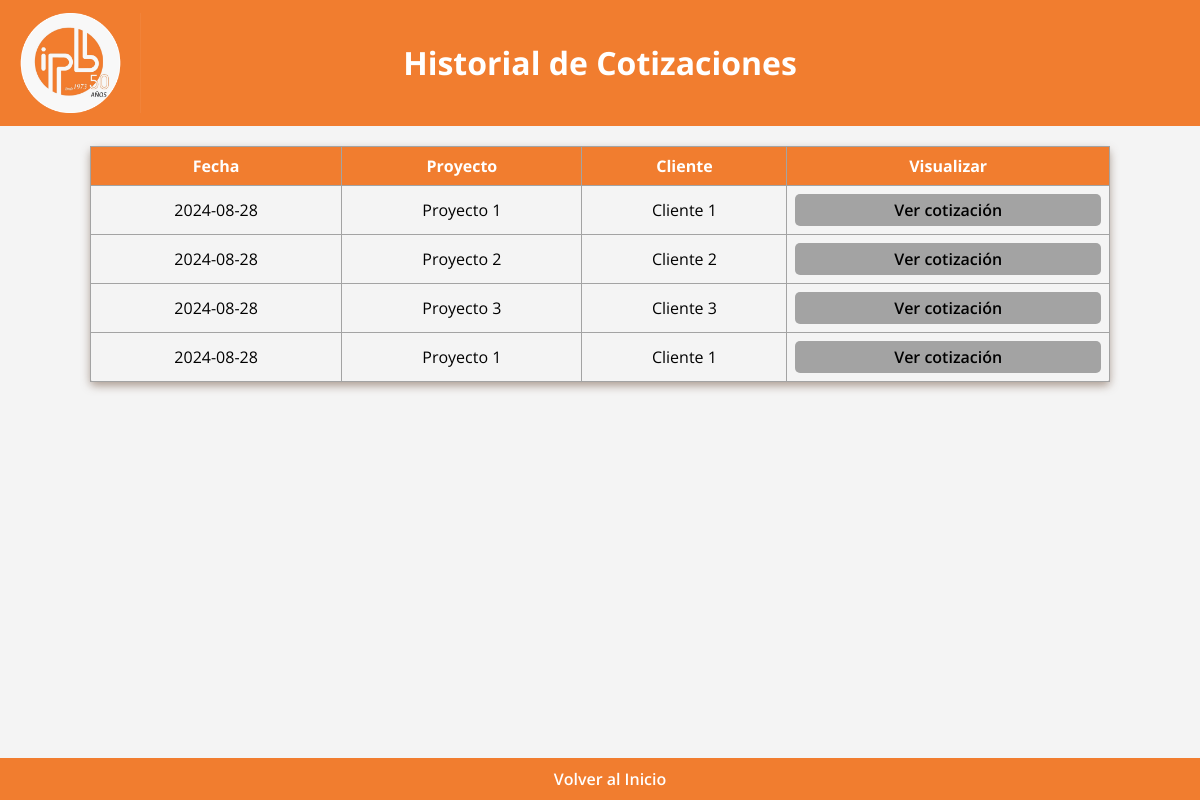
The page /lista_cotizaciones on the database as committed earlier.
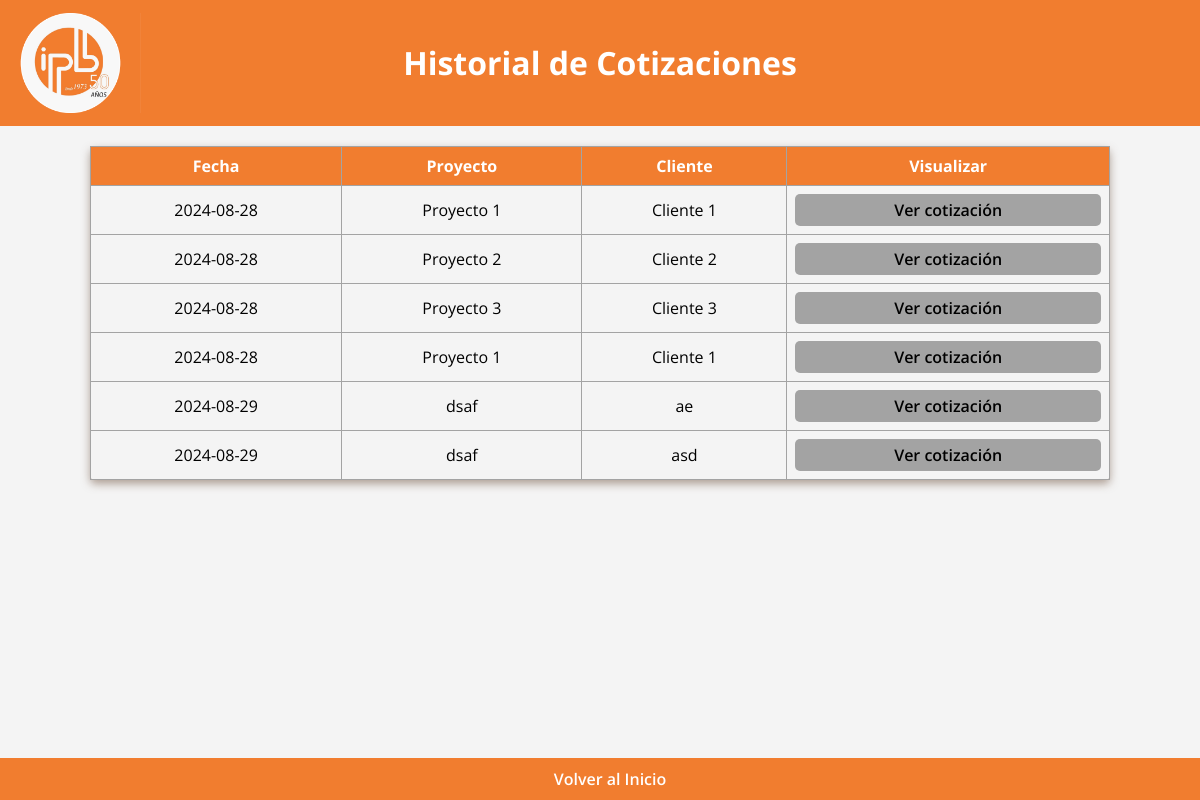
The same page on the database as committed later.
### app.py (models this page shows, shortened)
class Cotizacion(db.Model):
    id = db.Column(db.Integer, primary_key=True)
    fecha = db.Column(db.Date, default=lambda: datetime.now(pytz.timezone('America/Bogota')).date())
    ciudad = db.Column(db.String(100), nullable=False)
    empresa = db.Column(db.String(100), nullable=False)
    proyecto = db.Column(db.String(100), nullable=False)
    plazo = db.Column(db.String(100), nullable=False)
    entrega = db.Column(db.String(100), nullable=False)
    anticipo = db.Column(db.Integer, nullable=False)
    p_acta = db.Column(db.Integer, nullable=False)
    f_acta = db.Column(db.Integer, nullable=False)
    consecutivo = db.Column(db.Integer, nullable=False)
    version_padre_id = db.Column(db.Integer, db.ForeignKey('cotizacion.id'), nullable=True)
    versiones = db.relationship('Cotizacion', backref=db.backref('version_padre', remote_side=[id]), lazy=True)
    productos_detalle = db.relationship('CotizacionProducto', backref='cotizacion', lazy=True)
    cliente_id = db.Column(db.Integer, db.ForeignKey('cliente.id'), nullable=False)
    cliente = db.relationship('Cliente', backref=db.backref('cotizaciones', lazy=True))
    servicio = db.Column(db.String(1000), nullable=False, default="v")

class Cliente(db.Model):
    id = db.Column(db.Integer, primary_key=True)
    nombre = db.Column(db.String(100), nullable=False)
    celular = db.Column(db.Integer, nullable=False)
    email = db.Column(db.String(100), nullable=False)
    """
    cotizacion_id = db.Column(db.Integer, db.ForeignKey('cotizacion.id'))
    cotizaciones = db.relationship('Cotizacion', back_populates='clienten', order_by='Cotizacion.id')
    """

### app.py (the view)
@app.route('/lista_cotizaciones')
def listar_cotizaciones():
    cotizaciones = Cotizacion.query.all()
    return render_template('lista_cotizaciones.html', cotizaciones=cotizaciones)

### templates/lista_cotizaciones.html (shortened to what this page needs)
<!DOCTYPE html>
<html lang="en">
<head>
    <link rel="stylesheet" href="{{ url_for('static', filename='styleListaCotizaciones.css') }}">
</head>
<body>
    <header>
        <img src="static/logobonito.png" alt="Logo de IPB SAS" class="logobonito">
        <h1>Historial de Cotizaciones</h1>
    </header>
    <table id="myTable" border="1" class="cotizaciones">
        <thead>
            <tr>
                <th>Fecha</th>
                <th>Proyecto</th>
                <th>Cliente</th>
                <th>Visualizar</th>
            </tr>
        </thead>
        <tbody>
            {% for cotizacion in cotizaciones%}
            <tr>
                <td>{{ cotizacion.fecha }}</td>
                <td>{{ cotizacion.proyecto }}</td>
                <td>{{ cotizacion.cliente.nombre }}</td>
                <td><a href="/versiones_cotizacion/{{cotizacion.id}}"class="btn-ver-cotizacion">Ver cotización</a></td>
            </tr>
            {% endfor %}
        </tbody>
    </table>
    <footer>
        <a href="/" class="support-link">Volver al Inicio</a>
    </footer>
</body>
</html>

### static/styleListaCotizaciones.css (style rules this page uses)
body { font-family: 'Open Sans', Arial, sans-serif; margin: 0; padding: 0; box-sizing: border-box; background-color: #f4f4f4; }
header { background-color: #f17d2f; color: white; padding: 20px; text-align: center; position: relative; }
header .logobonito { height: 100px; width: auto; position: absolute; top: 50%; left: 0; transform: translateY(-50%); }
th, td { padding: 8px; text-align: center; border-bottom: 1px solid #a3a3a3; }
th { background-color: #f17d2f; color: white; }
#myTable { border-collapse: collapse; width: 85%; margin: 20px auto; border: 1px solid #a3a3a3; border-radius: 5px; box-shadow: 0 4px 8px #6b4e3a80; }
.btn-ver-cotizacion { display: block; padding: 5px 2px; background-color: #a3a3a3; color: rgb(0, 0, 0); border: none; border-radius: 5px; text-decoration: none; text-align: center; font-weight: 600; cursor: pointer; transition: background-color 0.3s ease; }
footer { background-color: #f17d2f; color: white; padding: 10px; text-align: center; position: fixed; width: 100%; bottom: 0; }
.support-link { color: white; text-decoration: none; font-weight: 600; }

Rows that differ between the two databases and show on the page:
added Cotizacion: fecha "2024-08-29", proyecto "dsaf", cliente.nombre "ae"
added Cotizacion: fecha "2024-08-29", proyecto "dsaf", cliente.nombre "asd"
